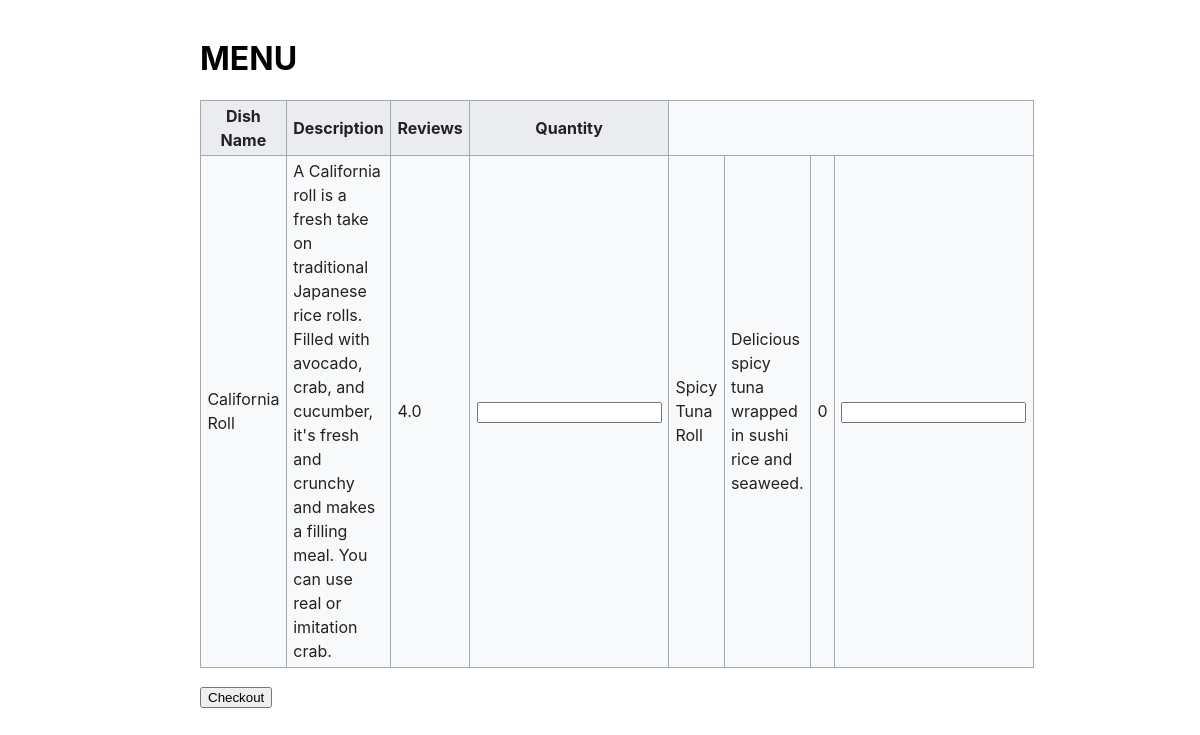
Page /orders/menu/ on the committed database.
### orders/models.py (models this page shows, shortened)
class Dish(models.Model):
    name = models.CharField(max_length=60)
    description = models.TextField()
    price = models.IntegerField(default=100)
    def __str__(self):
        return self.name
    def rating(self):
        reviews = self.review_set.all()
        if not reviews:
            return 0
        return sum(x.rating for x in reviews) / len(reviews)

class Review(models.Model):
    dish = models.ForeignKey(Dish, on_delete=models.CASCADE)
    reviewer = models.ForeignKey(User, on_delete=models.DO_NOTHING)
    rating = models.IntegerField(
        default=5,
        validators=[MaxValueValidator(5), MinValueValidator(1)]
    )
    review_text = models.TextField(blank=True, null=True)

### orders/views.py (the view)
# urls.py: path('menu', views.menu, name='menu'),
def menu(request):
    context = {'items': Dish.objects.all()}
    print(Dish.objects.all())
    return render(request, 'orders/menu.html', context)

### management/templates/orders/menu.html (shortened to what this page needs)
<!DOCTYPE html>
<html lang="en">
<head>
</head>
<body>
<h1>MENU</h1>
<table class="menu">
    <tr>
        <th>Dish Name</th>
        <th>Description</th>
        <th>Reviews</th>
        <th>Quantity</th>
    </tr>
    {% for d in items %}
        <td>{{ d.name }}</td>
        <td>{{ d.description }}</td>
        <td>{{ d.rating }}</td>
        <td><input type="number" min="0" name="{{ d.pk }}"/></td>
    {% endfor %}
</table>
<input type="submit" value="Checkout"/>
</body>
</html>

### management/templates/orders/menu.html (style rules this page uses)
body { font-family: -apple-system, BlinkMacSystemFont, "Segoe UI", Helvetica, Arial, sans-serif, "Apple Color Emoji", "Segoe UI Emoji", "Segoe UI Symbol"; margin: 40px auto; max-width: 800px; padding: 0 10px; font-size: 16px; line-height: 1.5; word-wrap: break-word; }
h1, h2, h3 { line-height: 1.2 }
.menu { background-color: #f8f9fa; color: #222; margin: 1em 0; border: 1px solid #a2a9b1; border-collapse: collapse }
.menu > tr > th, .menu > tr > td, .menu > * > tr > th, .menu > * > tr > td { border: 1px solid #a2a9b1; padding: 0.2em 0.4em }
.menu > tr > th, .menu > * > tr > th { background-color: #eaecf0; text-align: center }

### rows in the picture
Dish: name "California Roll", description "A California roll is a fresh take on traditional Japanese rice rolls. Filled with avocado, crab, and cucumber, it's fresh and crunchy and makes a filling meal. You can use real or imitation crab.", rating "4.0"
Dish: name "Spicy Tuna Roll", description "Delicious spicy tuna wrapped in sushi rice and seaweed.", rating "0"
